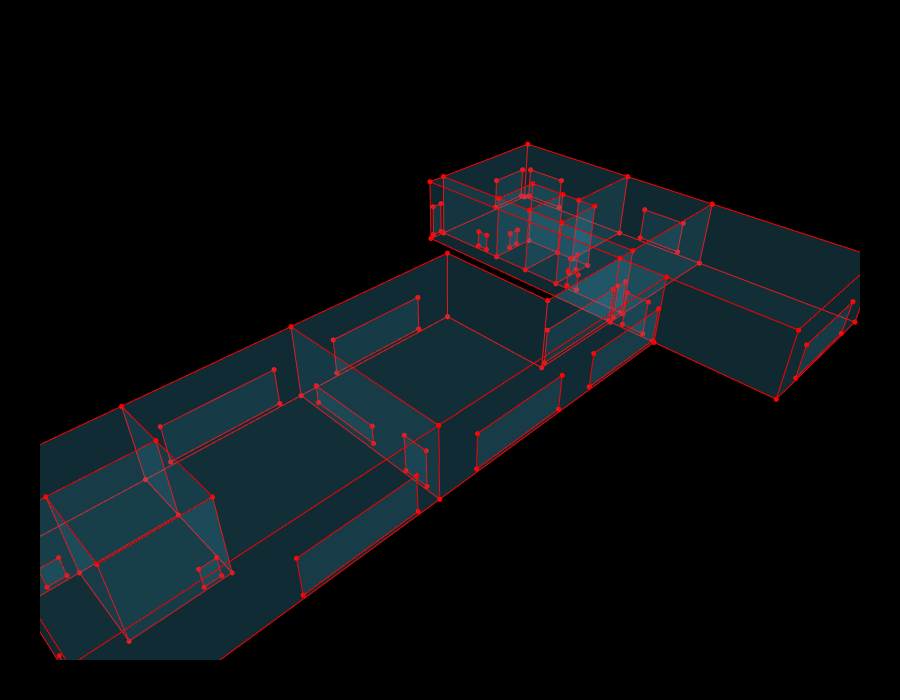

Notebook source saved alongside this figure:
### Markdown cell above
## 11. Primal Graph with Apertures

Overlay the primal graph on the room model and include both door and window geometry for reference.

### Code cell
aperture_cluster = Cluster.ByTopologies(windows + doors)
primal_verts = Topology.Vertices(cc)
primal_edges = Topology.Edges(cc)
primal_cluster = Cluster.ByTopologies(primal_edges + primal_verts)

print(f"Primal — Vertices: {len(primal_verts)}, Edges: {len(primal_edges)}")

fig = Topology.Show(
    cc, aperture_cluster, primal_cluster,
    faceColor="#4CC9F0", faceOpacity=0.12,
    edgeColor="red", edgeWidth=2,
    vertexColor="red", vertexSize=6,
    showVertices=True,
    backgroundColor="black",
    width=900, height=700,
    renderer=renderer
)
if fig:
    fig.write_html("Images/06_primal_with_apertures.html")

### Figure 1 — Plotly figure (JSON) as saved in the notebook; plotly's stock layout.template omitted (floating-point values rounded to 4 significant figures; data arrays with more than 128 entries replaced by an {"elided": "..."} marker saying what was removed)
{"data": [{"customdata": ["", "", "", "", "", "", "", "", "", "", "", "", "", "", "", "", "", "", "", "", "", "", "", "", "", "", "", "", "", "", "", "", "", "", "", "", "", "", "", "", "", "", "", "", "", "", "", "", "", "", "", "", "", "", "", "", "", ""], "hoverinfo": "text", "hovertemplate": ["Click ", "Click ", "Click ", "Click ", "Click ", "Click ", "Click ", "Click ", "Click ", "Click ", "Click ", "Click ", "Click ", "Click ", "Click ", "Click ", "Click ", "Click ", "Click ", "Click ", "Click ", "Click ", "Click ", "Click ", "Click ", "Click ", "Click ", "Click ", "Click ", "Click ", "Click ", "Click ", "Click ", "Click ", "Click ", "Click ", "Click ", "Click ", "Click ", "Click ", "Click ", "Click ", "Click ", "Click ", "Click ", "Click ", "Click ", "Click ", "Click ", "Click ", "Click ", "Click ", "Click ", "Click ", "Click ", "Click ", "Click ", "Click "], "hovertext": ["", "", "", "", "", "", "", "", "", "", "", "", "", "", "", "", "", "", "", "", "", "", "", "", "", "", "", "", "", "", "", "", "", "", "", "", "", "", "", "", "", "", "", "", "", "", "", "", "", "", "", "", "", "", "", "", "", ""], "legendgroup": "1", "legendrank": 1, "marker": {"color": ["#FF0000", "#FF0000", "#FF0000", "#FF0000", "#FF0000", "#FF0000", "#FF0000", "#FF0000", "#FF0000", "#FF0000", "#FF0000", "#FF0000", "#FF0000", "#FF0000", "#FF0000", "#FF0000", "#FF0000", "#FF0000", "#FF0000", "#FF0000", "#FF0000", "#FF0000", "#FF0000", "#FF0000", "#FF0000", "#FF0000", "#FF0000", "#FF0000", "#FF0000", "#FF0000", "#FF0000", "#FF0000", "#FF0000", "#FF0000", "#FF0000", "#FF0000", "#FF0000", "#FF0000", "#FF0000", "#FF0000", "#FF0000", "#FF0000", "#FF0000", "#FF0000", "#FF0000", "#FF0000", "#FF0000", "#FF0000", "#FF0000", "#FF0000", "#FF0000", "#FF0000", "#FF0000", "#FF0000", "#FF0000", "#FF0000", "#FF0000", "#FF0000"], "line": {"width": 0}, "opacity": 1, "size": [6, 6, 6, 6, 6, 6, 6, 6, 6, 6, 6, 6, 6, 6, 6, 6, 6, 6, 6, 6, 6, 6, 6, 6, 6, 6, 6, 6, 6, 6, 6, 6, 6, 6, 6, 6, 6, 6, 6, 6, 6, 6, 6, 6, 6, 6, 6, 6, 6, 6, 6, 6, 6, 6, 6, 6, 6, 6], "sizemode": "diameter", "symbol": "circle"}, "mode": "markers", "name": "1: Untitled (Vertices)", "showlegend": false, "text": ["", "", "", "", "", "", "", "", "", "", "", "", "", "", "", "", "", "", "", "", "", "", "", "", "", "", "", "", "", "", "", "", "", "", "", "", "", "", "", "", "", "", "", "", "", "", "", "", "", "", "", "", "", "", "", "", "", ""], "type": "scatter3d", "x": [78, 99, 78, 99, 75, 75, 75, 99, 75, 75, 99, 75, 78, 86, 86, 99, 78, 99, 86, 86, 75, 78, 78, 78, 75, 78, 78, 78, 35, 35, 60, 60, 35, 60, 60, 35, 86, 86, 86, 99, 86, 99, 0, 0, 5, 5, 15, 15, 15, 0, 0, 5, 5, 15, 15, 15, 0, 0], "y": [7, 7, 7, 7, -17, 0, 7, -17, 7, -17, -17, 0, 19, 19, 22, 22, 19, 22, 22, 19, 43, 43, 31, 25, 43, 25, 31, 43, 0, 24, 24, 7, 0, 7, 24, 24, 25, 25, 31, 43, 31, 43, 0, 17, 17, 7, 7, 17, 24, 0, 17, 17, 7, 7, 17, 24, 24, 24], "z": [10, 10, 0, 0, 10, 10, 10, 10, 0, 0, 0, 0, 10, 10, 10, 10, 0, 0, 0, 0, 10, 10, 10, 10, 0, 0, 0, 0, 10, 10, 10, 10, 0, 0, 0, 0, 10, 0, 10, 10, 0, 0, 10, 10, 10, 10, 10, 10, 10, 0, 0, 0, 0, 0, 0, 0, 10, 0]}, {"hoverinfo": "text", "legendgroup": "2", "legendrank": 2, "line": {"color": "red", "dash": "solid", "width": 2}, "marker": {"size": 0}, "mode": "lines", "name": "1: Untitled (Edges)", "showlegend": false, "text": "", "type": "scatter3d", "x": {"elided": "315 int values"}, "y": {"elided": "315 int values"}, "z": {"elided": "315 int values"}}, {"cmax": 1, "cmin": 0, "color": "#4CC9F0", "colorscale": [[0, "#440154"], [0.1111, "#482878"], [0.2222, "#3e4989"], [0.3333, "#31688e"], [0.4444, "#26828e"], [0.5556, "#1f9e89"], [0.6667, "#35b779"], [0.7778, "#6ece58"], [0.8889, "#b5de2b"], [1, "#fde725"]], "flatshading": true, "hoverinfo": "text", "hovertext": "", "i": {"elided": "154 int values"}, "j": {"elided": "154 int values"}, "k": {"elided": "154 int values"}, "legendgroup": "3", "legendrank": 3, "lighting": {"facenormalsepsilon": 0}, "name": "1: Untitled (Faces)", "opacity": 0.12, "showlegend": false, "showscale": false, "text": "", "type": "mesh3d", "x": [99, 99, 78, 78, 99, 75, 75, 75, 75, 75, 99, 75, 86, 78, 99, 86, 78, 86, 99, 86, 78, 75, 78, 78, 75, 78, 78, 78, 60, 35, 35, 60, 35, 60, 35, 60, 86, 86, 86, 99, 86, 99, 0, 0, 5, 15, 5, 15, 15, 0, 0, 5, 5, 15, 15, 15, 0, 0], "y": [7, 7, 7, 7, -17, 0, -17, 7, 7, 0, -17, -17, 19, 19, 22, 22, 19, 19, 22, 22, 43, 43, 31, 25, 43, 43, 31, 25, 7, 24, 0, 24, 0, 7, 24, 24, 25, 25, 31, 43, 31, 43, 17, 0, 7, 7, 17, 17, 24, 0, 17, 17, 7, 7, 17, 24, 24, 24], "z": [10, 0, 0, 10, 10, 10, 10, 10, 0, 0, 0, 0, 10, 10, 10, 10, 0, 0, 0, 0, 10, 10, 10, 10, 0, 0, 0, 0, 10, 10, 10, 10, 0, 0, 0, 0, 10, 0, 10, 10, 0, 0, 10, 10, 10, 10, 10, 10, 10, 0, 0, 0, 0, 0, 0, 0, 10, 0]}, {"customdata": ["", "", "", "", "", "", "", "", "", "", "", "", "", "", "", "", "", "", "", "", "", "", "", "", "", "", "", "", "", "", "", "", "", "", "", "", "", "", "", "", "", "", "", "", "", "", "", "", "", "", "", "", "", "", "", "", "", "", "", "", "", "", "", "", "", "", "", "", "", "", "", "", "", "", "", "", "", "", "", "", "", "", "", "", "", "", "", "", "", "", "", ""], "hoverinfo": "text", "hovertemplate": ["Click ", "Click ", "Click ", "Click ", "Click ", "Click ", "Click ", "Click ", "Click ", "Click ", "Click ", "Click ", "Click ", "Click ", "Click ", "Click ", "Click ", "Click ", "Click ", "Click ", "Click ", "Click ", "Click ", "Click ", "Click ", "Click ", "Click ", "Click ", "Click ", "Click ", "Click ", "Click ", "Click ", "Click ", "Click ", "Click ", "Click ", "Click ", "Click ", "Click ", "Click ", "Click ", "Click ", "Click ", "Click ", "Click ", "Click ", "Click ", "Click ", "Click ", "Click ", "Click ", "Click ", "Click ", "Click ", "Click ", "Click ", "Click ", "Click ", "Click ", "Click ", "Click ", "Click ", "Click ", "Click ", "Click ", "Click ", "Click ", "Click ", "Click ", "Click ", "Click ", "Click ", "Click ", "Click ", "Click ", "Click ", "Click ", "Click ", "Click ", "Click ", "Click ", "Click ", "Click ", "Click ", "Click ", "Click ", "Click ", "Click ", "Click ", "Click ", "Click "], "hovertext": ["", "", "", "", "", "", "", "", "", "", "", "", "", "", "", "", "", "", "", "", "", "", "", "", "", "", "", "", "", "", "", "", "", "", "", "", "", "", "", "", "", "", "", "", "", "", "", "", "", "", "", "", "", "", "", "", "", "", "", "", "", "", "", "", "", "", "", "", "", "", "", "", "", "", "", "", "", "", "", "", "", "", "", "", "", "", "", "", "", "", "", ""], "legendgroup": "5", "legendrank": 5, "marker": {"color": ["#FF0000", "#FF0000", "#FF0000", "#FF0000", "#FF0000", "#FF0000", "#FF0000", "#FF0000", "#FF0000", "#FF0000", "#FF0000", "#FF0000", "#FF0000", "#FF0000", "#FF0000", "#FF0000", "#FF0000", "#FF0000", "#FF0000", "#FF0000", "#FF0000", "#FF0000", "#FF0000", "#FF0000", "#FF0000", "#FF0000", "#FF0000", "#FF0000", "#FF0000", "#FF0000", "#FF0000", "#FF0000", "#FF0000", "#FF0000", "#FF0000", "#FF0000", "#FF0000", "#FF0000", "#FF0000", "#FF0000", "#FF0000", "#FF0000", "#FF0000", "#FF0000", "#FF0000", "#FF0000", "#FF0000", "#FF0000", "#FF0000", "#FF0000", "#FF0000", "#FF0000", "#FF0000", "#FF0000", "#FF0000", "#FF0000", "#FF0000", "#FF0000", "#FF0000", "#FF0000", "#FF0000", "#FF0000", "#FF0000", "#FF0000", "#FF0000", "#FF0000", "#FF0000", "#FF0000", "#FF0000", "#FF0000", "#FF0000", "#FF0000", "#FF0000", "#FF0000", "#FF0000", "#FF0000", "#FF0000", "#FF0000", "#FF0000", "#FF0000", "#FF0000", "#FF0000", "#FF0000", "#FF0000", "#FF0000", "#FF0000", "#FF0000", "#FF0000", "#FF0000", "#FF0000", "#FF0000", "#FF0000"], "line": {"width": 0}, "opacity": 1, "size": [6, 6, 6, 6, 6, 6, 6, 6, 6, 6, 6, 6, 6, 6, 6, 6, 6, 6, 6, 6, 6, 6, 6, 6, 6, 6, 6, 6, 6, 6, 6, 6, 6, 6, 6, 6, 6, 6, 6, 6, 6, 6, 6, 6, 6, 6, 6, 6, 6, 6, 6, 6, 6, 6, 6, 6, 6, 6, 6, 6, 6, 6, 6, 6, 6, 6, 6, 6, 6, 6, 6, 6, 6, 6, 6, 6, 6, 6, 6, 6, 6, 6, 6, 6, 6, 6, 6, 6, 6, 6, 6, 6], "sizemode": "diameter", "symbol": "circle"}, "mode": "markers", "name": "2: Untitled (Vertices)", "showlegend": false, "text": ["", "", "", "", "", "", "", "", "", "", "", "", "", "", "", "", "", "", "", "", "", "", "", "", "", "", "", "", "", "", "", "", "", "", "", "", "", "", "", "", "", "", "", "", "", "", "", "", "", "", "", "", "", "", "", "", "", "", "", "", "", "", "", "", "", "", "", "", "", "", "", "", "", "", "", "", "", "", "", "", "", "", "", "", "", "", "", "", "", "", "", ""], "type": "scatter3d", "x": [91, 98, 98, 91, 99, 99, 99, 99, 99, 99, 99, 99, 75.62, 77.38, 77.38, 75.62, 80, 94, 94, 80, 35, 35, 35, 35, 74.5, 60.5, 60.5, 74.5, 60.5, 74.5, 74.5, 60.5, 40.5, 54.5, 54.5, 40.5, 54.5, 40.5, 40.5, 54.5, 2.375, 0.625, 0.625, 2.375, 32, 18, 18, 32, 18, 32, 32, 18, 78, 78, 78, 78, 82.9, 81.1, 81.1, 82.9, 82.9, 82.9, 81.1, 81.1, 78, 78, 78, 78, 75.62, 77.38, 77.38, 75.62, 75, 75, 75, 75, 14, 12.2, 12.2, 14, 35, 35, 35, 35, 4, 2.2, 2.2, 4, 0, 0, 0, 0], "y": [43, 43, 43, 43, 42, 35, 35, 42, 18, 18, 11, 11, 43, 43, 43, 43, -17, -17, -17, -17, 10.38, 20.38, 20.38, 10.38, 7, 7, 7, 7, 0, 0, 0, 0, 0, 0, 0, 0, 24, 24, 24, 24, 24, 24, 24, 24, 24, 24, 24, 24, 0, 0, 0, 0, 35, 33.2, 33.2, 35, 31, 31, 31, 31, 19, 19, 19, 19, 17, 15.2, 15.2, 17, 7, 7, 7, 7, 1.875, 5.125, 5.125, 1.875, 7, 7, 7, 7, 1.875, 5.125, 5.125, 1.875, 17, 17, 17, 17, 1.875, 5.125, 5.125, 1.875], "z": [5.5, 5.5, 0.5, 0.5, 5.5, 5.5, 0.5, 0.5, 0.5, 5.5, 5.5, 0.5, 5.5, 5.5, 0.5, 0.5, 0.5, 0.5, 5.5, 5.5, 1, 1, 3.5, 3.5, 0.5, 0.5, 5.5, 5.5, 0.5, 0.5, 5.5, 5.5, 0.5, 0.5, 5.5, 5.5, 0.5, 0.5, 5.5, 5.5, 3, 3, 5.5, 5.5, 0.5, 0.5, 5.5, 5.5, 0.5, 0.5, 5.5, 5.5, 3, 3, 0.5, 0.5, 0.5, 0.5, 3, 3, 3, 0.5, 0.5, 3, 0.5, 0.5, 3, 3, 5.5, 5.5, 0.5, 0.5, 0.5, 0.5, 5.5, 5.5, 3, 3, 0.5, 0.5, 0.5, 0.5, 5.5, 5.5, 3, 3, 0.5, 0.5, 5.5, 5.5, 0.5, 0.5]}, {"hoverinfo": "text", "legendgroup": "6", "legendrank": 6, "line": {"color": "red", "dash": "solid", "width": 2}, "marker": {"size": 0}, "mode": "lines", "name": "2: Untitled (Edges)", "showlegend": false, "text": "", "type": "scatter3d", "x": {"elided": "276 float values"}, "y": {"elided": "276 float values"}, "z": {"elided": "276 float values"}}, {"cmax": 1, "cmin": 0, "color": "#4CC9F0", "colorscale": [[0, "#440154"], [0.1111, "#482878"], [0.2222, "#3e4989"], [0.3333, "#31688e"], [0.4444, "#26828e"], [0.5556, "#1f9e89"], [0.6667, "#35b779"], [0.7778, "#6ece58"], [0.8889, "#b5de2b"], [1, "#fde725"]], "flatshading": true, "hoverinfo": "text", "hovertext": "", "i": [0, 0, 4, 4, 8, 8, 12, 12, 16, 16, 20, 20, 24, 24, 28, 28, 32, 32, 36, 36, 40, 40, 44, 44, 48, 48, 52, 52, 56, 56, 60, 60, 64, 64, 68, 68, 72, 72, 76, 76, 80, 80, 84, 84, 88, 88], "j": [1, 2, 5, 6, 9, 11, 13, 14, 17, 18, 21, 22, 25, 26, 29, 30, 33, 34, 37, 38, 41, 42, 45, 46, 49, 50, 53, 54, 57, 58, 61, 62, 65, 66, 69, 70, 73, 74, 77, 78, 81, 82, 85, 86, 89, 90], "k": [2, 3, 6, 7, 10, 9, 14, 15, 18, 19, 22, 23, 26, 27, 30, 31, 34, 35, 38, 39, 42, 43, 46, 47, 50, 51, 54, 55, 58, 59, 62, 63, 66, 67, 70, 71, 74, 75, 78, 79, 82, 83, 86, 87, 90, 91], "legendgroup": "7", "legendrank": 7, "lighting": {"facenormalsepsilon": 0}, "name": "2: Untitled (Faces)", "opacity": 0.12, "showlegend": false, "showscale": false, "text": "", "type": "mesh3d", "x": [98, 98, 91, 91, 99, 99, 99, 99, 99, 99, 99, 99, 77.38, 77.38, 75.62, 75.62, 94, 94, 80, 80, 35, 35, 35, 35, 74.5, 74.5, 60.5, 60.5, 74.5, 74.5, 60.5, 60.5, 54.5, 54.5, 40.5, 40.5, 54.5, 54.5, 40.5, 40.5, 2.375, 2.375, 0.625, 0.625, 32, 32, 18, 18, 32, 32, 18, 18, 78, 78, 78, 78, 82.9, 82.9, 81.1, 81.1, 82.9, 82.9, 81.1, 81.1, 78, 78, 78, 78, 77.38, 77.38, 75.62, 75.62, 75, 75, 75, 75, 14, 14, 12.2, 12.2, 35, 35, 35, 35, 4, 4, 2.2, 2.2, 0, 0, 0, 0], "y": [43, 43, 43, 43, 35, 35, 42, 42, 11, 18, 18, 11, 43, 43, 43, 43, -17, -17, -17, -17, 10.38, 10.38, 20.38, 20.38, 7, 7, 7, 7, 0, 0, 0, 0, 0, 0, 0, 0, 24, 24, 24, 24, 24, 24, 24, 24, 24, 24, 24, 24, 0, 0, 0, 0, 33.2, 33.2, 35, 35, 31, 31, 31, 31, 19, 19, 19, 19, 15.2, 15.2, 17, 17, 7, 7, 7, 7, 1.875, 1.875, 5.125, 5.125, 7, 7, 7, 7, 1.875, 1.875, 5.125, 5.125, 17, 17, 17, 17, 1.875, 1.875, 5.125, 5.125], "z": [5.5, 0.5, 0.5, 5.5, 5.5, 0.5, 0.5, 5.5, 5.5, 0.5, 5.5, 0.5, 5.5, 0.5, 0.5, 5.5, 0.5, 5.5, 5.5, 0.5, 3.5, 1, 1, 3.5, 5.5, 0.5, 0.5, 5.5, 0.5, 5.5, 5.5, 0.5, 0.5, 5.5, 5.5, 0.5, 5.5, 0.5, 0.5, 5.5, 5.5, 3, 3, 5.5, 5.5, 0.5, 0.5, 5.5, 0.5, 5.5, 5.5, 0.5, 3, 0.5, 0.5, 3, 3, 0.5, 0.5, 3, 3, 0.5, 0.5, 3, 0.5, 3, 3, 0.5, 5.5, 0.5, 0.5, 5.5, 5.5, 0.5, 0.5, 5.5, 0.5, 3, 3, 0.5, 5.5, 0.5, 0.5, 5.5, 0.5, 3, 3, 0.5, 0.5, 5.5, 5.5, 0.5]}, {"customdata": ["", "", "", "", "", "", "", "", "", "", "", "", "", "", "", "", "", "", "", "", "", "", "", "", "", "", "", "", "", "", "", "", "", "", "", "", "", "", "", "", "", "", "", "", "", "", "", "", "", "", "", "", "", "", "", "", "", ""], "hoverinfo": "text", "hovertemplate": ["Click ", "Click ", "Click ", "Click ", "Click ", "Click ", "Click ", "Click ", "Click ", "Click ", "Click ", "Click ", "Click ", "Click ", "Click ", "Click ", "Click ", "Click ", "Click ", "Click ", "Click ", "Click ", "Click ", "Click ", "Click ", "Click ", "Click ", "Click ", "Click ", "Click ", "Click ", "Click ", "Click ", "Click ", "Click ", "Click ", "Click ", "Click ", "Click ", "Click ", "Click ", "Click ", "Click ", "Click ", "Click ", "Click ", "Click ", "Click ", "Click ", "Click ", "Click ", "Click ", "Click ", "Click ", "Click ", "Click ", "Click ", "Click "], "hovertext": ["", "", "", "", "", "", "", "", "", "", "", "", "", "", "", "", "", "", "", "", "", "", "", "", "", "", "", "", "", "", "", "", "", "", "", "", "", "", "", "", "", "", "", "", "", "", "", "", "", "", "", "", "", "", "", "", "", ""], "legendgroup": "9", "legendrank": 9, "marker": {"color": ["#FF0000", "#FF0000", "#FF0000", "#FF0000", "#FF0000", "#FF0000", "#FF0000", "#FF0000", "#FF0000", "#FF0000", "#FF0000", "#FF0000", "#FF0000", "#FF0000", "#FF0000", "#FF0000", "#FF0000", "#FF0000", "#FF0000", "#FF0000", "#FF0000", "#FF0000", "#FF0000", "#FF0000", "#FF0000", "#FF0000", "#FF0000", "#FF0000", "#FF0000", "#FF0000", "#FF0000", "#FF0000", "#FF0000", "#FF0000", "#FF0000", "#FF0000", "#FF0000", "#FF0000", "#FF0000", "#FF0000", "#FF0000", "#FF0000", "#FF0000", "#FF0000", "#FF0000", "#FF0000", "#FF0000", "#FF0000", "#FF0000", "#FF0000", "#FF0000", "#FF0000", "#FF0000", "#FF0000", "#FF0000", "#FF0000", "#FF0000", "#FF0000"], "line": {"width": 0}, "opacity": 1, "size": [6, 6, 6, 6, 6, 6, 6, 6, 6, 6, 6, 6, 6, 6, 6, 6, 6, 6, 6, 6, 6, 6, 6, 6, 6, 6, 6, 6, 6, 6, 6, 6, 6, 6, 6, 6, 6, 6, 6, 6, 6, 6, 6, 6, 6, 6, 6, 6, 6, 6, 6, 6, 6, 6, 6, 6, 6, 6], "sizemode": "diameter", "symbol": "circle"}, "mode": "markers", "name": "3: Untitled (Vertices)", "showlegend": false, "text": ["", "", "", "", "", "", "", "", "", "", "", "", "", "", "", "", "", "", "", "", "", "", "", "", "", "", "", "", "", "", "", "", "", "", "", "", "", "", "", "", "", "", "", "", "", "", "", "", "", "", "", "", "", "", "", "", "", ""], "type": "scatter3d", "x": [78, 99, 78, 99, 75, 75, 75, 99, 75, 75, 99, 75, 78, 86, 86, 99, 78, 99, 86, 86, 75, 78, 78, 78, 75, 78, 78, 78, 35, 35, 60, 60, 35, 60, 60, 35, 86, 86, 86, 99, 86, 99, 0, 0, 5, 5, 15, 15, 15, 0, 0, 5, 5, 15, 15, 15, 0, 0], "y": [7, 7, 7, 7, -17, 0, 7, -17, 7, -17, -17, 0, 19, 19, 22, 22, 19, 22, 22, 19, 43, 43, 31, 25, 43, 25, 31, 43, 0, 24, 24, 7, 0, 7, 24, 24, 25, 25, 31, 43, 31, 43, 0, 17, 17, 7, 7, 17, 24, 0, 17, 17, 7, 7, 17, 24, 24, 24], "z": [10, 10, 0, 0, 10, 10, 10, 10, 0, 0, 0, 0, 10, 10, 10, 10, 0, 0, 0, 0, 10, 10, 10, 10, 0, 0, 0, 0, 10, 10, 10, 10, 0, 0, 0, 0, 10, 0, 10, 10, 0, 0, 10, 10, 10, 10, 10, 10, 10, 0, 0, 0, 0, 0, 0, 0, 10, 0]}, {"hoverinfo": "text", "legendgroup": "10", "legendrank": 10, "line": {"color": "red", "dash": "solid", "width": 2}, "marker": {"size": 0}, "mode": "lines", "name": "3: Untitled (Edges)", "showlegend": false, "text": "", "type": "scatter3d", "x": {"elided": "315 int values"}, "y": {"elided": "315 int values"}, "z": {"elided": "315 int values"}}], "layout": {"autosize": true, "height": 700, "margin": {"b": 40, "l": 40, "r": 40, "t": 40}, "paper_bgcolor": "#000000", "plot_bgcolor": "#000000", "scene": {"aspectmode": "data", "camera": {"center": {"x": 0, "y": 0, "z": 0}, "eye": {"x": -1.25, "y": -1.25, "z": 1.25}, "projection": {"type": "perspective"}, "up": {"x": 0, "y": 0, "z": 1}}, "xaxis": {"visible": false}, "yaxis": {"visible": false}, "zaxis": {"visible": false}}, "showlegend": true, "width": 900, "xaxis": {"showgrid": false, "visible": false, "zeroline": false}, "yaxis": {"showgrid": false, "visible": false, "zeroline": false}}}
